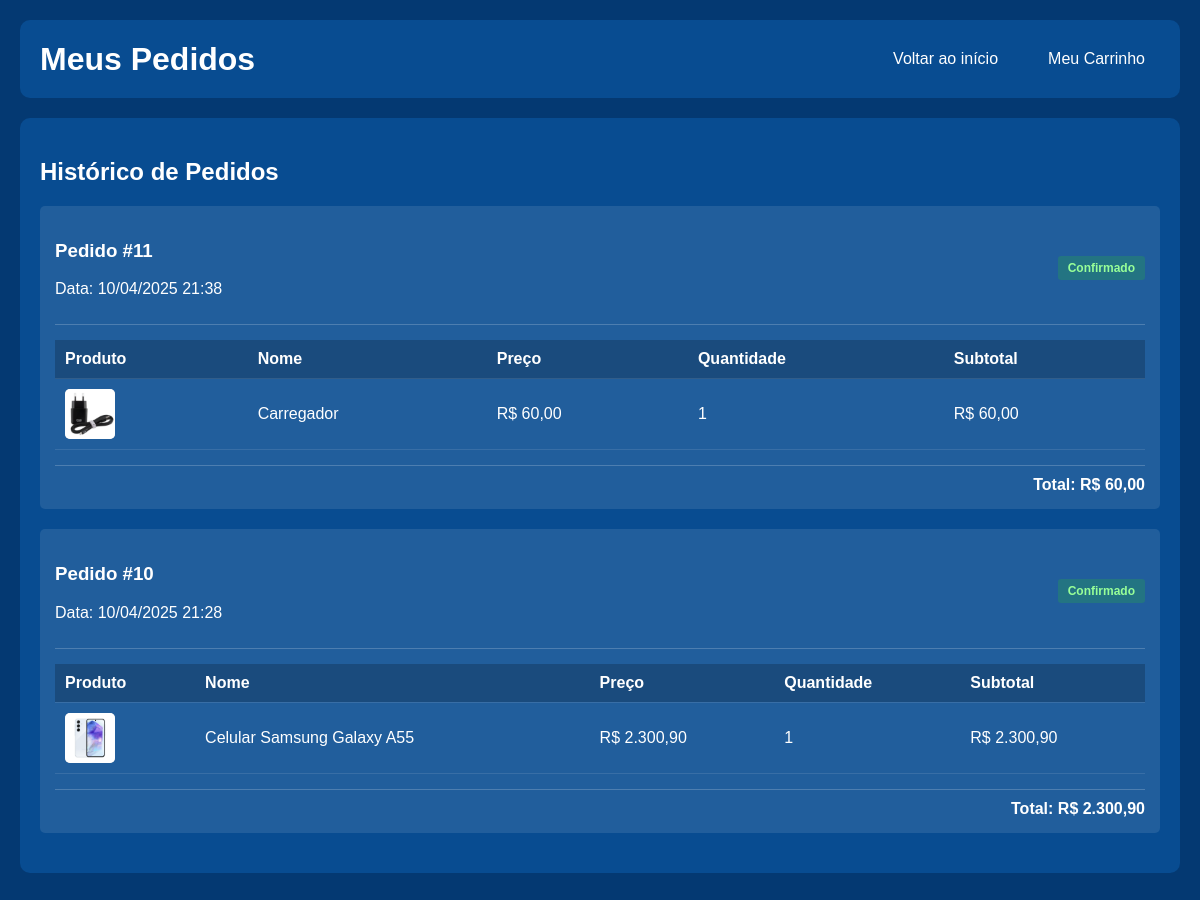
The app's page /meus_pedidos.php (signed in) with its own data.
### tables this page shows
CREATE TABLE `pedidos` (
  `id` int(11) NOT NULL,
  `cliente_id` int(11) NOT NULL,
  `data_pedido` datetime NOT NULL,
  `valor_total` decimal(10,2) NOT NULL,
  `status` varchar(50) NOT NULL DEFAULT 'Confirmado',
  `metodo_pagamento` varchar(50) DEFAULT NULL,
  `endereco` varchar(255) DEFAULT NULL,
  `numero` varchar(20) DEFAULT NULL,
  `complemento` varchar(100) DEFAULT NULL,
  `bairro` varchar(100) DEFAULT NULL,
  `cidade` varchar(100) DEFAULT NULL,
  `estado` varchar(50) DEFAULT NULL,
  `cep` varchar(20) DEFAULT NULL
);

CREATE TABLE `pedido_itens` (
  `id` int(11) NOT NULL,
  `pedido_id` int(11) NOT NULL,
  `produto_id` int(11) NOT NULL,
  `quantidade` int(11) NOT NULL,
  `valor_unitario` decimal(10,2) NOT NULL,
  `subtotal` decimal(10,2) NOT NULL
);

CREATE TABLE `produtos` (
  `id` int(50) NOT NULL,
  `nome_produto` varchar(40) DEFAULT NULL,
  `valor_venda` decimal(15,2) DEFAULT NULL,
  `valor_compra` decimal(15,2) DEFAULT NULL,
  `descricao` varchar(200) DEFAULT NULL,
  `quantidade` int(100) DEFAULT NULL,
  `imagem` varchar(255) DEFAULT NULL
);

### meus_pedidos.php (the view, shortened to what this page needs)
<?php
include('conexao.php');
$cliente_id = $_SESSION['id'];
$sql_pedidos = "SELECT * FROM pedidos WHERE cliente_id = $cliente_id ORDER BY data_pedido DESC";
$result_pedidos = $mysqli->query($sql_pedidos);
$pedidos = [];
if ($result_pedidos && $result_pedidos->num_rows > 0) {
    while ($pedido = $result_pedidos->fetch_assoc()) {
        $pedido_id = $pedido['id'];
        $sql_itens = "SELECT pi.*, p.nome_produto, p.imagem
                      FROM pedido_itens pi
                      JOIN produtos p ON pi.produto_id = p.id
                      WHERE pi.pedido_id = $pedido_id";
        $result_itens = $mysqli->query($sql_itens);
        $itens = [];
        if ($result_itens && $result_itens->num_rows > 0) {
            while ($item = $result_itens->fetch_assoc()) {
                $itens[] = $item;
            }
        }
        $pedido['itens'] = $itens;
        $pedidos[] = $pedido;
    }
}
?>
<!DOCTYPE html>
<html lang="pt-br">
<head>
</head>
<body>
    <div class="container">
        <header>
            <h1>Meus Pedidos</h1>
            <div class="nav-links">
                <a href="painel_cliente.php">Voltar ao início</a>
                <a href="carrinho.php">Meu Carrinho</a>
            </div>
        </header>
        <div class="orders-container">
            <h2>Histórico de Pedidos</h2>
            <?php if(count($pedidos) > 0): ?>
                <?php foreach($pedidos as $pedido): ?>
                    <div class="order">
                        <div class="order-header">
                            <div>
                                <h3>Pedido #<?php echo $pedido['id']; ?></h3>
                                <p>Data: <?php echo date('d/m/Y H:i', strtotime($pedido['data_pedido'])); ?></p>
                            </div>
                            <div>
                                <?php
                                    $status_class = '';
                                    switch($pedido['status']) {
                                        case 'Confirmado':
                                            $status_class = 'status-confirmado';
                                            break;
                                    }
                                ?>
                                <span class="status <?php echo $status_class; ?>">
                                    <?php echo $pedido['status']; ?>
                                </span>
                            </div>
                        </div>
                        <table class="order-items">
                            <thead>
                                <tr>
                                    <th>Produto</th>
                                    <th>Nome</th>
                                    <th>Preço</th>
                                    <th>Quantidade</th>
                                    <th>Subtotal</th>
                                </tr>
                            </thead>
                            <tbody>
                                <?php foreach($pedido['itens'] as $item): ?>
                                    <tr>
                                        <td>
                                            <?php if(!empty($item['imagem']) && file_exists($item['imagem'])): ?>
                                                <img src="<?php echo htmlspecialchars($item['imagem']); ?>" alt="<?php echo htmlspecialchars($item['nome_produto']); ?>" class="product-img">
                                            <?php else: ?>
                                                <div class="product-img">
                                                    <?php echo substr(htmlspecialchars($item['nome_produto']), 0, 1); ?>
                                                </div>
                                            <?php endif; ?>
                                        </td>
                                        <td><?php echo htmlspecialchars($item['nome_produto']); ?></td>
                                        <td>R$ <?php echo number_format($item['valor_unitario'], 2, ',', '.'); ?></td>
                                        <td><?php echo $item['quantidade']; ?></td>
                                        <td>R$ <?php echo number_format($item['subtotal'], 2, ',', '.'); ?></td>
                                    </tr>
                                <?php endforeach; ?>
                            </tbody>
                        </table>
                        <div class="order-total">
                            Total: R$ <?php echo number_format($pedido['valor_total'], 2, ',', '.'); ?>
                        </div>
                    </div>
                <?php endforeach; ?>
            <?php endif; ?>
        </div>
    </div>
</body>
</html>

### meus_pedidos.php (style rules this page uses)
body { font-family: Arial, Helvetica, sans-serif; background-color: #043972; color: white; margin: 0; padding: 0; }
.container { max-width: 1200px; margin: 0 auto; padding: 20px; }
header { background-color: rgb(8, 76, 145); padding: 20px; display: flex; justify-content: space-between; align-items: center; border-radius: 10px; margin-bottom: 20px; }
h1 { margin: 0; color: white; }
.nav-links { display: flex; gap: 20px; }
.nav-links a { color: white; text-decoration: none; padding: 10px 15px; border-radius: 5px; transition: background-color 0.3s; }
.orders-container { background-color: rgb(8, 76, 145); border-radius: 10px; padding: 20px; margin-bottom: 20px; }
.order { background-color: rgba(255, 255, 255, 0.1); border-radius: 5px; padding: 15px; margin-bottom: 20px; }
.order-header { display: flex; justify-content: space-between; align-items: center; border-bottom: 1px solid rgba(255, 255, 255, 0.2); padding-bottom: 10px; margin-bottom: 15px; }
.order-items { width: 100%; border-collapse: collapse; margin-bottom: 15px; }
.order-items th, .order-items td { padding: 10px; text-align: left; border-bottom: 1px solid rgba(255, 255, 255, 0.1); }
.order-items th { background-color: rgba(0, 0, 0, 0.2); }
.product-img { width: 50px; height: 50px; object-fit: cover; border-radius: 5px; background-color: #ccc; display: flex; align-items: center; justify-content: center; color: #333; font-weight: bold; }
.order-total { text-align: right; font-weight: bold; padding-top: 10px; border-top: 1px solid rgba(255, 255, 255, 0.2); }
.status { display: inline-block; padding: 5px 10px; border-radius: 3px; font-size: 12px; font-weight: bold; }
.status-confirmado { background-color: rgba(40, 167, 69, 0.3); color: #98ff98; }

### records on screen
pedidos: id "11", data_pedido "10/04/2025 21:38", status "Confirmado", valor_total "60,00"
pedido_itens: produto.imagem (picture), produto.nome_produto "Carregador", valor_unitario "60,00", quantidade "1", subtotal "60,00"
pedidos: id "10", data_pedido "10/04/2025 21:28", status "Confirmado", valor_total "2.300,90"
pedido_itens: produto.imagem (picture), produto.nome_produto "Celular Samsung Galaxy A55", valor_unitario "2.300,90", quantidade "1", subtotal "2.300,90"
